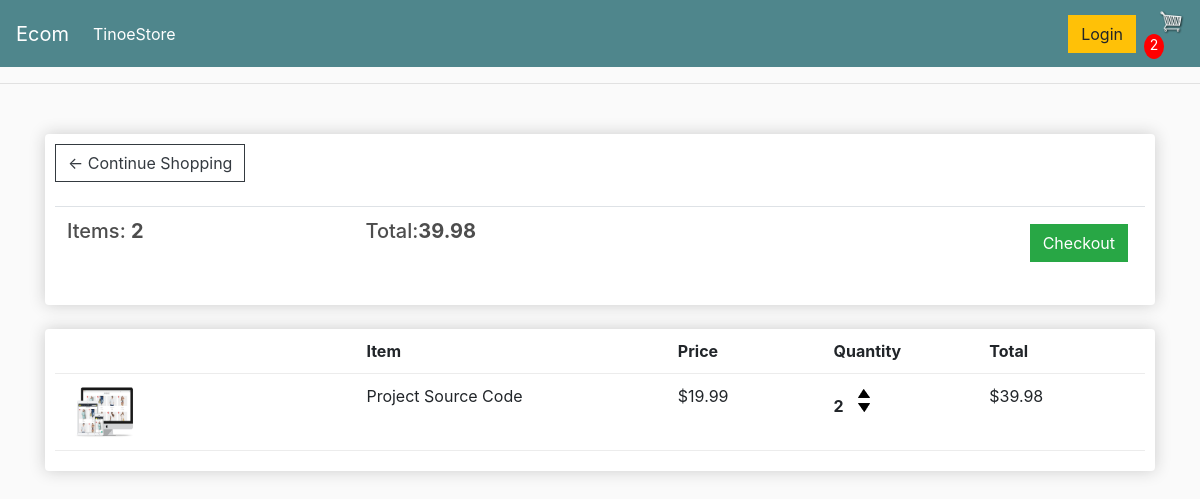
The page /cart/ (signed in) on the database as committed earlier.
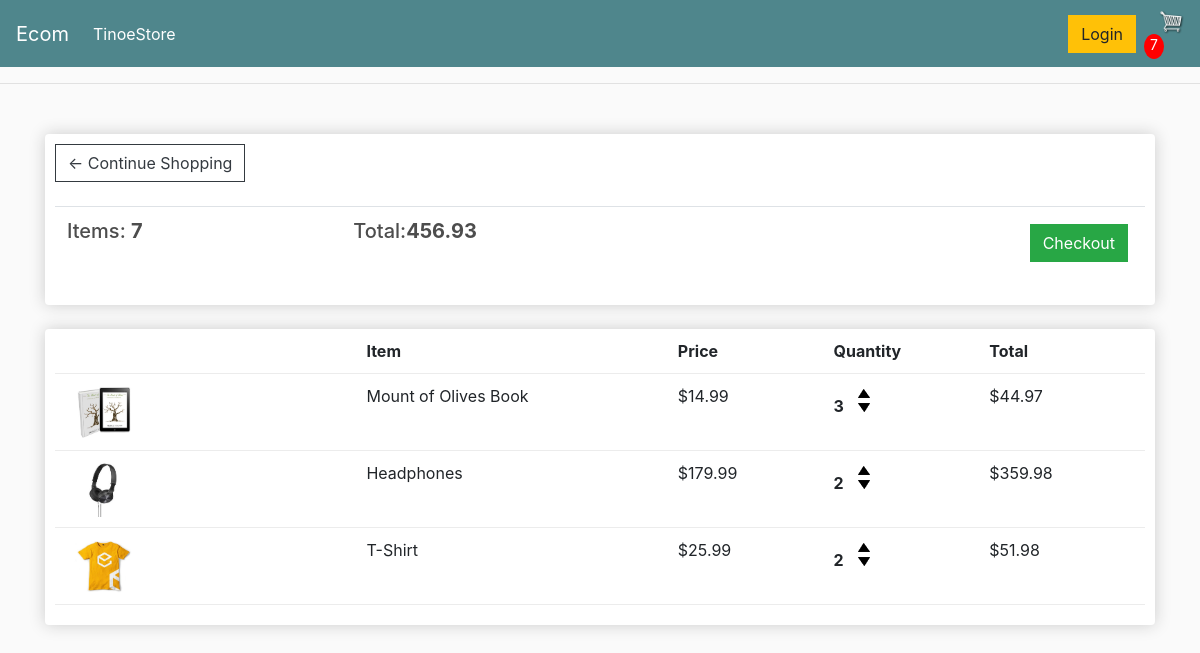
The same page on the database as committed later.
### tinoe_store/models.py (models this page shows, shortened)
class Order(models.Model):
	customer = models.ForeignKey(Customer, on_delete=models.SET_NULL, null=True, blank=True)
	date_ordered = models.DateTimeField(auto_now_add=True)
	complete = models.BooleanField(default=False)
	transaction_id = models.CharField(max_length=100, null=True)
	@property
	def get_cart_total(self):
		orderitems = self.orderitem_set.all()
		total = sum([item.get_total for item in orderitems])
		return total
	@property
	def get_cart_items(self):
		orderitems = self.orderitem_set.all()
		total = sum([item.quantity for item in orderitems])
		return total

class OrderItem(models.Model):
	product = models.ForeignKey(Product, on_delete=models.SET_NULL, null=True)
	order = models.ForeignKey(Order, on_delete=models.SET_NULL, null=True)
	quantity = models.IntegerField(default=0, null=True, blank=True)
	date_added = models.DateTimeField(auto_now_add=True)
	@property
	def get_total(self):
		total = self.product.price * self.quantity
		return total

class Product(models.Model):
	name = models.CharField(max_length=200)
	price = models.FloatField()
	digital = models.BooleanField(default=False,null=True, blank=True)
	image = models.ImageField(null=True, blank=True)
	@property
	def imageURL(self):
		try:
			url = self.image.url
		except:
			url = ''
		return url

### tinoe_store/views.py (the view)
# urls.py: path('cart/', views.cart, name="cart"),
def cart(request):
    if request.user.is_authenticated:
        customer = request.user.customer
        order, created = Order.objects.get_or_create(customer=customer, complete=False)
        items = order.orderitem_set.all()
        cartItems = order.get_cart_items
    else:
        items = []
        order = {'get_cart_total': 0, 'get_cart_items': 0, 'shipping': False}
        cartItems = 0
    context = {
        'items': items,
        'order': order,
        'cartItems': cartItems
    }
    return render(request, 'tinoe_store/cart.html', context)

### tinoe_store/templates/tinoe_store/cart.html
{% extends 'tinoe_store/main.html' %}
{% load static %}
{% block content %}
	<div class="row">
		<div class="col-lg-12">
			<div class="box-element">
				<a  class="btn btn-outline-dark" href="{% url 'tinoe_store' %}">&#x2190; Continue Shopping</a>
				<br>
				<br>
				<table class="table">
					<tr>
						<th><h5>Items: <strong>{{order.get_cart_items}}</strong></h5></th>
						<th><h5>Total:<strong>{{order.get_cart_total | floatformat:2}}</strong></h5></th>
						<th>
							<a  style="float:right; margin:5px;" class="btn btn-success" href="{% url 'checkout' %}">Checkout</a>
						</th>
					</tr>
				</table>
			</div>
			<br>
			<div class="box-element">
				<div class="cart-row">
					<div style="flex:2"></div>
					<div style="flex:2"><strong>Item</strong></div>
					<div style="flex:1"><strong>Price</strong></div>
					<div style="flex:1"><strong>Quantity</strong></div>
					<div style="flex:1"><strong>Total</strong></div>
				</div>
                {% for item in items%}
				<div class="cart-row">
					<div style="flex:2"><img class="row-image" src="{{item.product.imageURL}}"></div>
					<div style="flex:2"><p>{{item.product.name}}</p></div>
					<div style="flex:1"><p>${{item.product.price | floatformat:2}}</p></div>
					<div style="flex:1">
						<p class="quantity">{{item.quantity}}</p>
						<div class="quantity">
							<img data-product={{item.product.id}} data-action="add" class="chg-quantity update-cart" src="{% static  'images/arrow-up.png' %}">
							<img data-product={{item.product.id}} data-action="remove" class="chg-quantity update-cart" src="{% static  'images/arrow-down.png' %}">
						</div>
					</div>
					<div style="flex:1">${{item.get_total}}</div>
				</div>
                {% endfor %}
			</div>
		</div>
	</div>
{% endblock content %}

### tinoe_store/templates/tinoe_store/main.html (shortened to what this page needs)
<!DOCTYPE html>
{% load static %}
<html>
<head>
    <link rel="stylesheet" href="https://stackpath.bootstrapcdn.com/bootstrap/4.4.1/css/bootstrap.min.css"
>
    <link rel="stylesheet" type="text/css" href="{% static 'css/main.css' %}">
</head>
<body>
    <nav class="navbar navbar-expand-lg navbar-dark bg-dark">
        <a class="navbar-brand" href="{% url 'tinoe_store' %}">Ecom</a>
        <div class="collapse navbar-collapse" id="navbarSupportedContent">
            <ul class="navbar-nav mr-auto">
                <li class="nav-item active">
                    <a class="nav-link" href="{% url 'tinoe_store' %}">TinoeStore <span class="sr-only">(current)</span></a>
                </li>
            </ul>
            <div class="form-inline my-2 my-lg-0">
                <a href="#" class="btn btn-warning mr-2">Login</a>
                <div class="cart-container">
                    <a href="{% url 'cart' %}">
                        <img id="cart-icon" src="{% static 'images/cart.png' %}" alt="Cart">
                    </a>
                    <span id="cart-total">{{cartItems}}</span>
                </div>
            </div>
        </div>
    </nav>
    <hr>
    <div class="container">
        <br>
        {% block content %}
        {% endblock content %}
    </div>
</body>
</html>

### static/css/main.css (style rules this page uses)
body { background-color: hsl(0, 0%, 98%); }
h1,h2,h3,h4,h5,h6 { color:hsl(0, 0%, 30%); }
.box-element { box-shadow:hsl(0, 0%, 80%) 0 0 16px; background-color: #fff; border-radius: 4px; padding: 10px; }
.bg-dark { background-color: #4f868c!important; }
#cart-icon { width:25px; display: inline-block; margin-left: 15px; }
#cart-total { display: block; text-align: center; color:#fff; background-color: red; width: 20px; height: 25px; border-radius: 50%; font-size: 14px; }
.col-lg-4, .col-lg-6, .col-lg-8, .col-lg-12 { margin-top: 10px; }
.btn { border-radius: 0; }
.row-image { width: 100px; }
.cart-row { display: flex; align-items: flex-stretch; padding-bottom: 10px; margin-bottom: 10px; border-bottom: 1px solid #ececec; }
.quantity { display: inline-block; font-weight: 700; padding-right:10px; }
.chg-quantity { width: 12px; cursor: pointer; display: block; margin-top: 5px; transition:.1s; }

Rows that differ between the two databases and show on the page:
removed OrderItem: product.imageURL (picture), product.name "Project Source Code", product.price "19.99", quantity "2", get_total "39.98"
computed for Order: get_cart_items "2" → "7"; get_cart_total "39.98" → "456.93"
added OrderItem: product.imageURL (picture), product.name "Mount of Olives Book", product.price "14.99", quantity "3", get_total "44.97"
added OrderItem: product.imageURL (picture), product.name "Headphones", product.price "179.99", quantity "2", get_total "359.98"
added OrderItem: product.imageURL (picture), product.name "T-Shirt", product.price "25.99", quantity "2", get_total "51.98"
Other text that changed with them:
{{ cartItems }}: "2" → "7"
